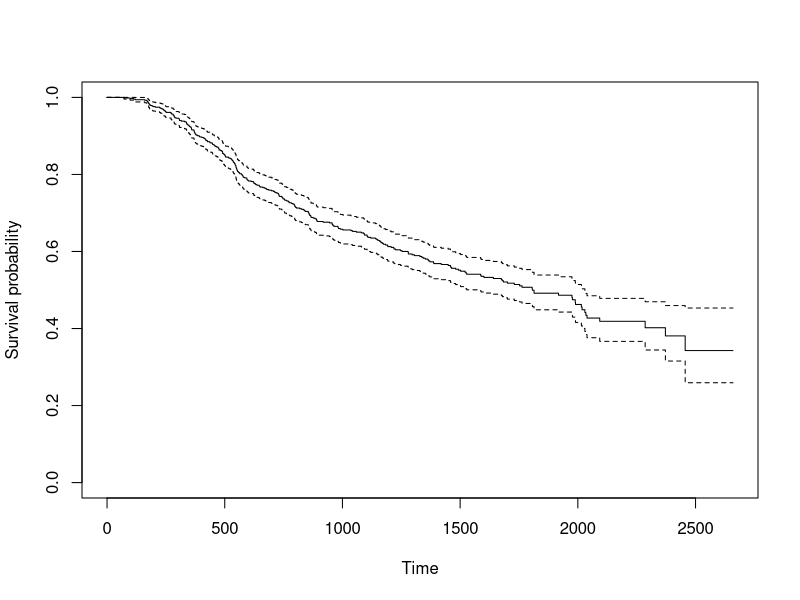
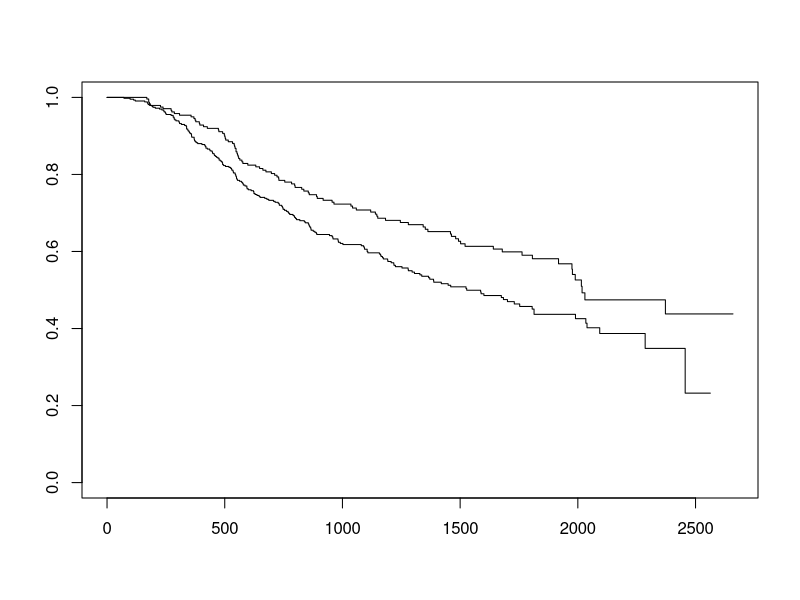
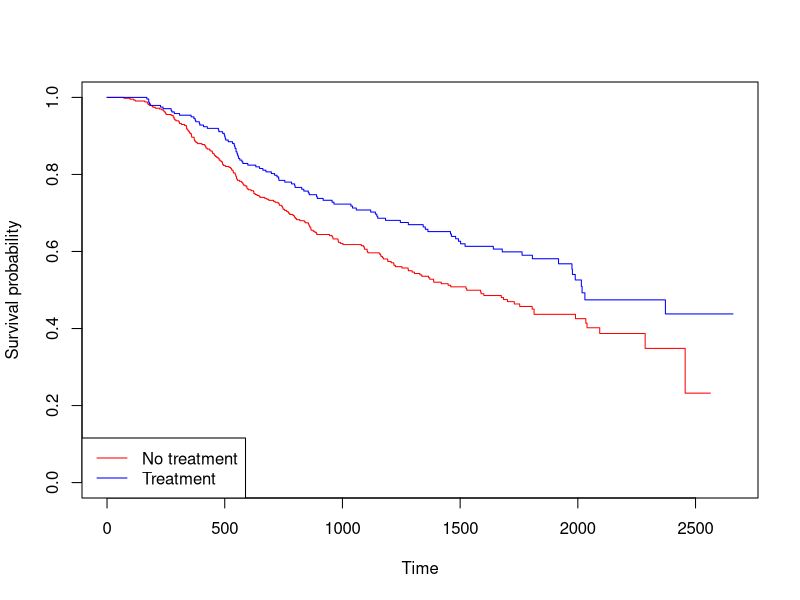
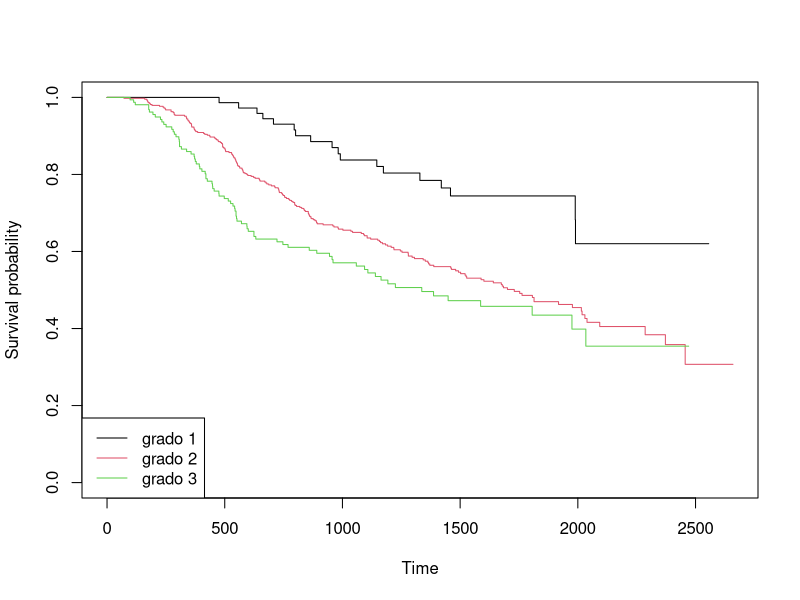

Generate these figures, in order, with R:
## ---- get_data-----------------------------------------------------------
library(survival)
datos <- read.table("data/sauerbre.txt", header=TRUE)
head(datos)

## ---- surv, eval=FALSE---------------------------------------------------
## Surv(datos$time, datos$event)

## ---- surv2, echo=FALSE--------------------------------------------------
Surv(datos$time, datos$event)[1:40]

## ---- km-----------------------------------------------------------------
ans <- survfit(Surv(time, event)~1, datos)
ans

## ---- table_km-----------------------------------------------------------
summary(ans)

## ---- plotkm-------------------------------------------------------------
plot(ans, xlab="Time", ylab="Survival probability")

## ---- km_twogroups-------------------------------------------------------
ans.ther <- survfit(Surv(time, event)~as.factor(therapy), datos)
ans.ther

## ---- logrankplot--------------------------------------------------------
plot(ans.ther)

## ---- logrankplot2-------------------------------------------------------
plot(ans.ther, xlab="Time", ylab="Survival probability", 
               col=c("red", "blue"))
legend("bottomleft", c("No treatment", "Treatment"),
               col=c("red", "blue"), lty=c(1,1))

## ---- logrank------------------------------------------------------------
ans.logrank<-survdiff(Surv(time, event)~as.factor(therapy), datos,
                              rho=0) 
ans.logrank

## ---- wilcox-------------------------------------------------------------
ans.wilcox<-survdiff(Surv(time, event)~as.factor(therapy), datos,
                              rho=1) 
ans.wilcox

## ---- stratified---------------------------------------------------------
ans.strat<-survdiff(Surv(time, event)~as.factor(therapy)
                      +strata(meno.status), datos)
ans.strat

ans.logrank

## ---- trend--------------------------------------------------------------
ans.grade<-survfit(Surv(time, event)~as.factor(tumor.grade), datos)
plot(ans.grade, xlab="Time", ylab="Survival probability", col=1:3)
legend("bottomleft", c("grado 1", "grado 2", "grado 3"), 
                     col=1:3, lty=1)

## ---- trend2-------------------------------------------------------------
survdiff(Surv(time, event)~as.factor(tumor.grade), datos)

## ---- echo=FALSE---------------------------------------------------------
sessionInfo()

